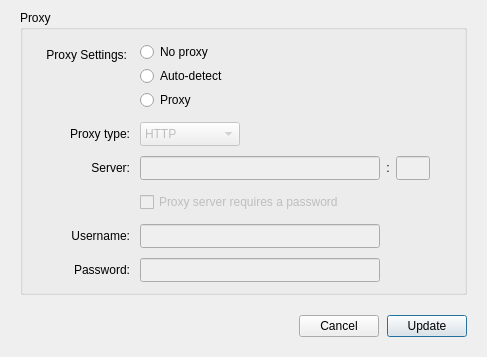
<?xml version="1.0" encoding="UTF-8"?>
<ui version="4.0">
 <class>ProxySettings</class>
 <widget class="QDialog" name="ProxySettings">
  <property name="windowModality">
   <enum>Qt::WindowModal</enum>
  </property>
  <property name="geometry">
   <rect>
    <x>0</x>
    <y>0</y>
    <width>487</width>
    <height>356</height>
   </rect>
  </property>
  <property name="sizePolicy">
   <sizepolicy hsizetype="Maximum" vsizetype="Maximum">
    <horstretch>0</horstretch>
    <verstretch>0</verstretch>
   </sizepolicy>
  </property>
  <property name="windowTitle">
   <string>Proxies</string>
  </property>
  <property name="styleSheet">
   <string notr="true">#lProxySettings
{
	margin-top: 5px;
}</string>
  </property>
  <property name="modal">
   <bool>true</bool>
  </property>
  <layout class="QVBoxLayout" name="ProxySettingsLayout">
   <property name="spacing">
    <number>20</number>
   </property>
   <property name="leftMargin">
    <number>20</number>
   </property>
   <property name="topMargin">
    <number>10</number>
   </property>
   <property name="rightMargin">
    <number>20</number>
   </property>
   <property name="bottomMargin">
    <number>20</number>
   </property>
   <item>
    <widget class="QGroupBox" name="gProxy">
     <property name="sizePolicy">
      <sizepolicy hsizetype="Preferred" vsizetype="Maximum">
       <horstretch>0</horstretch>
       <verstretch>0</verstretch>
      </sizepolicy>
     </property>
     <property name="title">
      <string>Proxy</string>
     </property>
     <property name="flat">
      <bool>false</bool>
     </property>
     <layout class="QGridLayout" name="gProxyLayout">
      <property name="sizeConstraint">
       <enum>QLayout::SetDefaultConstraint</enum>
      </property>
      <property name="leftMargin">
       <number>20</number>
      </property>
      <property name="topMargin">
       <number>10</number>
      </property>
      <property name="rightMargin">
       <number>20</number>
      </property>
      <property name="bottomMargin">
       <number>10</number>
      </property>
      <property name="spacing">
       <number>10</number>
      </property>
      <item row="8" column="0">
       <widget class="QLabel" name="lProxySettings">
        <property name="sizePolicy">
         <sizepolicy hsizetype="Preferred" vsizetype="Minimum">
          <horstretch>0</horstretch>
          <verstretch>0</verstretch>
         </sizepolicy>
        </property>
        <property name="focusPolicy">
         <enum>Qt::StrongFocus</enum>
        </property>
        <property name="text">
         <string>Proxy Settings:</string>
        </property>
        <property name="alignment">
         <set>Qt::AlignRight|Qt::AlignTop|Qt::AlignTrailing</set>
        </property>
        <property name="margin">
         <number>0</number>
        </property>
       </widget>
      </item>
      <item row="9" column="1">
       <widget class="QComboBox" name="cProxyType">
        <property name="enabled">
         <bool>false</bool>
        </property>
        <property name="sizePolicy">
         <sizepolicy hsizetype="Maximum" vsizetype="Fixed">
          <horstretch>0</horstretch>
          <verstretch>0</verstretch>
         </sizepolicy>
        </property>
        <property name="minimumSize">
         <size>
          <width>100</width>
          <height>24</height>
         </size>
        </property>
        <property name="maximumSize">
         <size>
          <width>16777215</width>
          <height>24</height>
         </size>
        </property>
        <item>
         <property name="text">
          <string>HTTP</string>
         </property>
        </item>
        <item>
         <property name="text">
          <string>SOCK5H</string>
         </property>
        </item>
       </widget>
      </item>
      <item row="11" column="1">
       <widget class="QCheckBox" name="cProxyRequiresPassword">
        <property name="enabled">
         <bool>false</bool>
        </property>
        <property name="minimumSize">
         <size>
          <width>0</width>
          <height>24</height>
         </size>
        </property>
        <property name="maximumSize">
         <size>
          <width>16777215</width>
          <height>24</height>
         </size>
        </property>
        <property name="text">
         <string>Proxy server requires a password</string>
        </property>
       </widget>
      </item>
      <item row="12" column="0">
       <widget class="QLabel" name="lProxyUsername">
        <property name="focusPolicy">
         <enum>Qt::NoFocus</enum>
        </property>
        <property name="text">
         <string>Username:</string>
        </property>
        <property name="alignment">
         <set>Qt::AlignRight|Qt::AlignTrailing|Qt::AlignVCenter</set>
        </property>
       </widget>
      </item>
      <item row="10" column="0">
       <widget class="QLabel" name="lProxyServer">
        <property name="focusPolicy">
         <enum>Qt::StrongFocus</enum>
        </property>
        <property name="text">
         <string>Server:</string>
        </property>
        <property name="alignment">
         <set>Qt::AlignRight|Qt::AlignTrailing|Qt::AlignVCenter</set>
        </property>
       </widget>
      </item>
      <item row="13" column="1">
       <widget class="QLineEdit" name="eProxyPassword">
        <property name="enabled">
         <bool>false</bool>
        </property>
        <property name="minimumSize">
         <size>
          <width>240</width>
          <height>24</height>
         </size>
        </property>
        <property name="maximumSize">
         <size>
          <width>240</width>
          <height>24</height>
         </size>
        </property>
        <property name="accessibleName">
         <string>Password:</string>
        </property>
        <property name="text">
         <string notr="true"/>
        </property>
        <property name="echoMode">
         <enum>QLineEdit::Password</enum>
        </property>
       </widget>
      </item>
      <item row="10" column="1">
       <widget class="QWidget" name="wProxyAddress" native="true">
        <property name="sizePolicy">
         <sizepolicy hsizetype="Preferred" vsizetype="Maximum">
          <horstretch>0</horstretch>
          <verstretch>0</verstretch>
         </sizepolicy>
        </property>
        <layout class="QHBoxLayout" name="wProxyAddressLayout">
         <property name="leftMargin">
          <number>0</number>
         </property>
         <property name="topMargin">
          <number>0</number>
         </property>
         <property name="rightMargin">
          <number>0</number>
         </property>
         <property name="bottomMargin">
          <number>0</number>
         </property>
         <item>
          <widget class="QLineEdit" name="eProxyServer">
           <property name="enabled">
            <bool>false</bool>
           </property>
           <property name="minimumSize">
            <size>
             <width>240</width>
             <height>24</height>
            </size>
           </property>
           <property name="maximumSize">
            <size>
             <width>240</width>
             <height>24</height>
            </size>
           </property>
           <property name="inputMethodHints">
            <set>Qt::ImhUrlCharactersOnly</set>
           </property>
           <property name="text">
            <string notr="true"/>
           </property>
          </widget>
         </item>
         <item>
          <widget class="QLabel" name="lProxyPortSeparator">
           <property name="text">
            <string notr="true">:</string>
           </property>
           <property name="alignment">
            <set>Qt::AlignCenter</set>
           </property>
          </widget>
         </item>
         <item>
          <widget class="QLineEdit" name="eProxyPort">
           <property name="enabled">
            <bool>false</bool>
           </property>
           <property name="sizePolicy">
            <sizepolicy hsizetype="MinimumExpanding" vsizetype="Fixed">
             <horstretch>0</horstretch>
             <verstretch>0</verstretch>
            </sizepolicy>
           </property>
           <property name="minimumSize">
            <size>
             <width>32</width>
             <height>24</height>
            </size>
           </property>
           <property name="maximumSize">
            <size>
             <width>60</width>
             <height>24</height>
            </size>
           </property>
           <property name="inputMethodHints">
            <set>Qt::ImhDigitsOnly</set>
           </property>
           <property name="text">
            <string notr="true"/>
           </property>
           <property name="alignment">
            <set>Qt::AlignLeading|Qt::AlignLeft|Qt::AlignVCenter</set>
           </property>
          </widget>
         </item>
         <item>
          <spacer name="horizontalSpacer_1">
           <property name="orientation">
            <enum>Qt::Horizontal</enum>
           </property>
           <property name="sizeHint" stdset="0">
            <size>
             <width>40</width>
             <height>20</height>
            </size>
           </property>
          </spacer>
         </item>
        </layout>
       </widget>
      </item>
      <item row="9" column="0">
       <widget class="QLabel" name="lProxyType">
        <property name="focusPolicy">
         <enum>Qt::StrongFocus</enum>
        </property>
        <property name="text">
         <string>Proxy type:</string>
        </property>
        <property name="alignment">
         <set>Qt::AlignRight|Qt::AlignTrailing|Qt::AlignVCenter</set>
        </property>
       </widget>
      </item>
      <item row="8" column="1">
       <widget class="QWidget" name="wProxyChoice" native="true">
        <property name="styleSheet">
         <string notr="true"/>
        </property>
        <layout class="QVBoxLayout" name="wProxyChoiceLayout">
         <property name="spacing">
          <number>0</number>
         </property>
         <property name="leftMargin">
          <number>0</number>
         </property>
         <property name="topMargin">
          <number>0</number>
         </property>
         <property name="rightMargin">
          <number>0</number>
         </property>
         <property name="bottomMargin">
          <number>0</number>
         </property>
         <item>
          <widget class="QRadioButton" name="rNoProxy">
           <property name="minimumSize">
            <size>
             <width>0</width>
             <height>24</height>
            </size>
           </property>
           <property name="maximumSize">
            <size>
             <width>16777215</width>
             <height>24</height>
            </size>
           </property>
           <property name="focusPolicy">
            <enum>Qt::StrongFocus</enum>
           </property>
           <property name="text">
            <string>No proxy</string>
           </property>
          </widget>
         </item>
         <item>
          <widget class="QRadioButton" name="rProxyAuto">
           <property name="minimumSize">
            <size>
             <width>0</width>
             <height>24</height>
            </size>
           </property>
           <property name="maximumSize">
            <size>
             <width>16777215</width>
             <height>24</height>
            </size>
           </property>
           <property name="focusPolicy">
            <enum>Qt::StrongFocus</enum>
           </property>
           <property name="text">
            <string>Auto-detect</string>
           </property>
           <property name="checked">
            <bool>false</bool>
           </property>
          </widget>
         </item>
         <item>
          <widget class="QRadioButton" name="rProxyManual">
           <property name="minimumSize">
            <size>
             <width>0</width>
             <height>24</height>
            </size>
           </property>
           <property name="maximumSize">
            <size>
             <width>16777215</width>
             <height>24</height>
            </size>
           </property>
           <property name="focusPolicy">
            <enum>Qt::StrongFocus</enum>
           </property>
           <property name="styleSheet">
            <string notr="true"/>
           </property>
           <property name="text">
            <string>Proxy</string>
           </property>
          </widget>
         </item>
        </layout>
       </widget>
      </item>
      <item row="12" column="1">
       <widget class="QLineEdit" name="eProxyUsername">
        <property name="enabled">
         <bool>false</bool>
        </property>
        <property name="minimumSize">
         <size>
          <width>240</width>
          <height>24</height>
         </size>
        </property>
        <property name="maximumSize">
         <size>
          <width>240</width>
          <height>24</height>
         </size>
        </property>
        <property name="accessibleName">
         <string>Username:</string>
        </property>
        <property name="text">
         <string notr="true"/>
        </property>
       </widget>
      </item>
      <item row="13" column="0">
       <widget class="QLabel" name="lProxyPassword">
        <property name="sizePolicy">
         <sizepolicy hsizetype="Preferred" vsizetype="Preferred">
          <horstretch>0</horstretch>
          <verstretch>0</verstretch>
         </sizepolicy>
        </property>
        <property name="focusPolicy">
         <enum>Qt::NoFocus</enum>
        </property>
        <property name="text">
         <string>Password:</string>
        </property>
        <property name="alignment">
         <set>Qt::AlignRight|Qt::AlignTrailing|Qt::AlignVCenter</set>
        </property>
       </widget>
      </item>
     </layout>
    </widget>
   </item>
   <item>
    <widget class="QWidget" name="buttonBox" native="true">
     <property name="sizePolicy">
      <sizepolicy hsizetype="Preferred" vsizetype="Maximum">
       <horstretch>0</horstretch>
       <verstretch>0</verstretch>
      </sizepolicy>
     </property>
     <layout class="QHBoxLayout" name="buttonBoxLayout">
      <property name="spacing">
       <number>8</number>
      </property>
      <property name="leftMargin">
       <number>0</number>
      </property>
      <property name="topMargin">
       <number>0</number>
      </property>
      <property name="rightMargin">
       <number>0</number>
      </property>
      <property name="bottomMargin">
       <number>0</number>
      </property>
      <item>
       <spacer name="horizontalSpacer">
        <property name="orientation">
         <enum>Qt::Horizontal</enum>
        </property>
        <property name="sizeHint" stdset="0">
         <size>
          <width>40</width>
          <height>20</height>
         </size>
        </property>
       </spacer>
      </item>
      <item>
       <widget class="QPushButton" name="bCancel">
        <property name="text">
         <string>Cancel</string>
        </property>
       </widget>
      </item>
      <item>
       <widget class="QPushButton" name="bUpdate">
        <property name="text">
         <string>Update</string>
        </property>
        <property name="default">
         <bool>true</bool>
        </property>
       </widget>
      </item>
     </layout>
    </widget>
   </item>
  </layout>
 </widget>
 <resources/>
 <connections/>
</ui>
